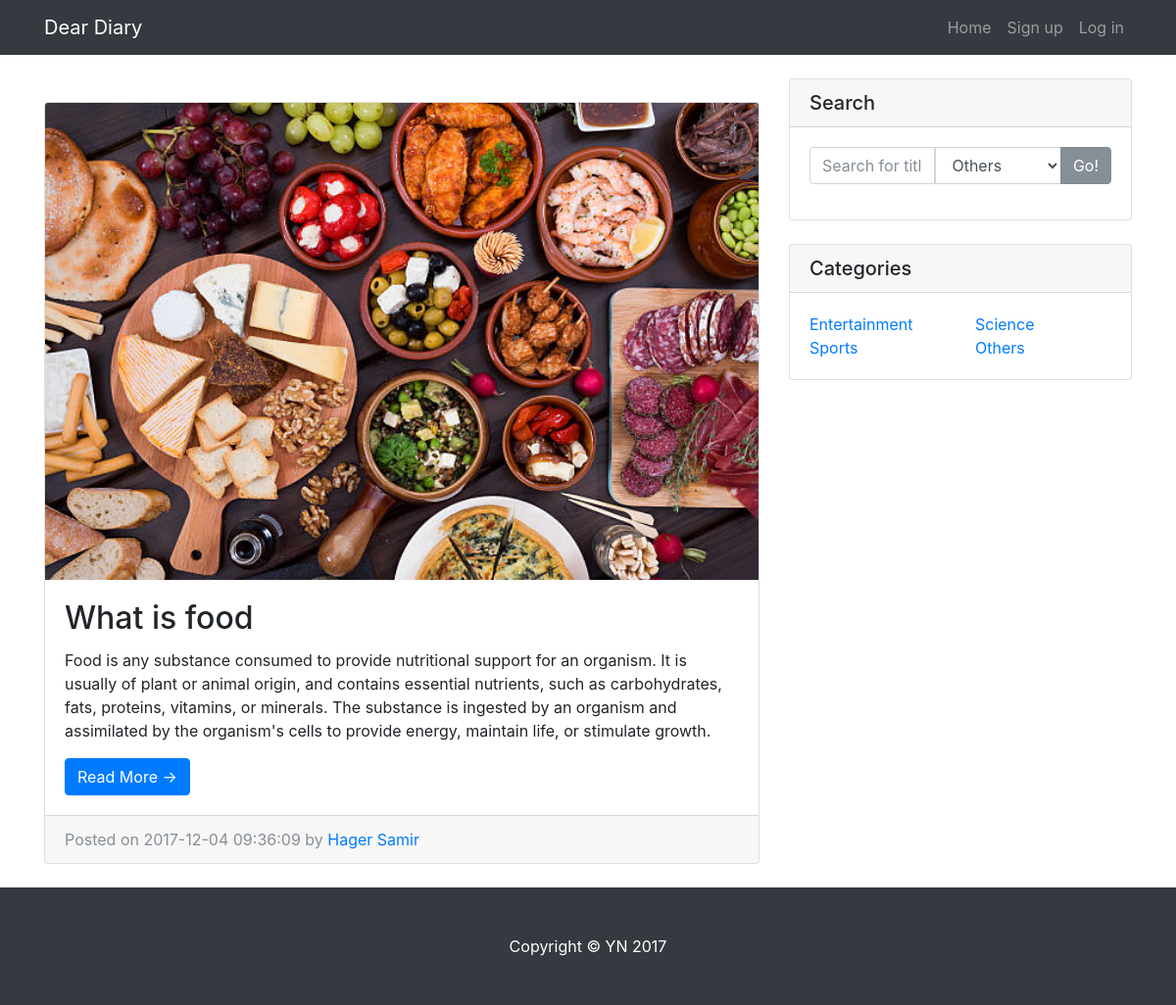
Screenshot of /blog/others.php with the database file from the repository.
### tables this page shows
CREATE TABLE `post` (
  `ID` int(11) NOT NULL,
  `Title` varchar(255) NOT NULL,
  `Date_Time` datetime NOT NULL,
  `Image` varchar(255) DEFAULT NULL,
  `Post` text,
  `Category` varchar(50) NOT NULL,
  `Total_Rates` int(11) DEFAULT NULL,
  `Raters_Number` int(11) DEFAULT NULL,
  `User_ID` int(11) NOT NULL
);

CREATE TABLE `user` (
  `ID` int(11) NOT NULL,
  `Fname` varchar(50) NOT NULL,
  `Lname` varchar(50) DEFAULT NULL,
  `Password` varchar(100) NOT NULL,
  `Email` varchar(100) NOT NULL
);

### blog/assets/classes/post.php (called while the page is built, shortened)
<?php
class post
{
 private $connection;
    function __construct ($c){
        $this->connection=$c;
    }
    public function getOthersPosts(){
        $query = " SELECT * FROM post ".
            "WHERE Category= 'others'";
        $result = mysqli_query($this->connection , $query);
        if(!$result){
          return -1;
        }
        else{
            return $result;
        }
    }
}
?>

### blog/assets/classes/user.php (called while the page is built, shortened)
<?php
class user
{
 private $connection;
    function __construct ($c){
        $this->connection=$c;
    }
    public function getUserInfo($id){
        $query="select * from user where ID= '{$id}' ";
        $result=mysqli_query($this->connection , $query);
        if(!$result){
            return -1;
        }
        else{
            return $result;
        }
    }
}

### blog/others.php (the view, shortened to what this page needs)
<?php
require_once ("assets/layouts/header.php");
require_once("assets/db_connection.php");
require_once ("assets/classes/user.php");
require_once ("assets/classes/post.php");
$post=new post($connection);
$result=$post->getOthersPosts();
$user=new user($connection);
?>
    <div class="container">
      <div class="row">
        <div class="col-md-8">
          <br><br>
         <?php
            if($result == false) {
                trigger_error("Query result returns -1");
            }else{
                while ($data=mysqli_fetch_assoc($result)){
        ?>
          <div class="card mb-4">
            <img class="card-img-top" src="<?php echo $data["Image"]; ?>" alt="Card image cap">
            <div class="card-body">
              <h2 class="card-title"><?php echo ucfirst($data["Title"]); ?></h2>
              <p class="card-text"><?php echo $data["Post"]; ?></p>
              <?php $link = "post.php?id=";?>
              <a href="<?php echo $link.$data["ID"]; ?>" class="btn btn-primary">Read More &rarr;</a>
            </div>
            <div class="card-footer text-muted">
              Posted on <?php echo $data["Date_Time"]; ?> by
              <?php
                $userlink = "profile.php?user=";
                $result2=$user->getUserInfo($data["User_ID"]);
                if($result2 == false) {
                    trigger_error("Query result2 returns -1");
                } else{
                    $data2=mysqli_fetch_assoc($result2); }
                ?>
              <a href="<?php echo $userlink.$data["User_ID"]; ?>" style="text-transform: capitalize;"><?php
                if(!isset($_SESSION["id"])){
                    echo $data2["Fname"]." ".$data2["Lname"];
                }else{
                    if($_SESSION["id"] == $data["User_ID"]){
                        echo "Me";
                    }else{
                        echo $data2["Fname"]." ".$data2["Lname"];
                    }
                }
                  ?></a>
            </div>
          </div>
          <?php }} ?>
        </div>
        <div class="col-md-4">
          <?php
             require_once("assets/layouts/search.php");
            require_once("assets/layouts/categories.php");
         ?>
        </div>
      </div>
    </div>
<?php
require_once("assets/layouts/footer.php");
?>

### blog/css/blog-home.css (style rules this page uses)
body { padding-top: 54px; }
@media (min-width: 992px) { body { padding-top: 56px; } }

### rows the page displays
post: Image (picture), Title "What is food", Post "Food is any substance consumed to provide nutritional support for an organism. It is usually of plant or animal origin, and contains essential nutrients, such as carbohydrates, fats, proteins, vitamins, or minerals. The substance is ingested by an organism and assimilated by the organism's cells to provide energy, maintain life, or stimulate growth.", Date_Time "2017-12-04 09:36:09", User_ID.Fname "Hager", User_ID.Lname "Samir"

### other values shown
$pro "Sign up"
$parameter "Log in"
